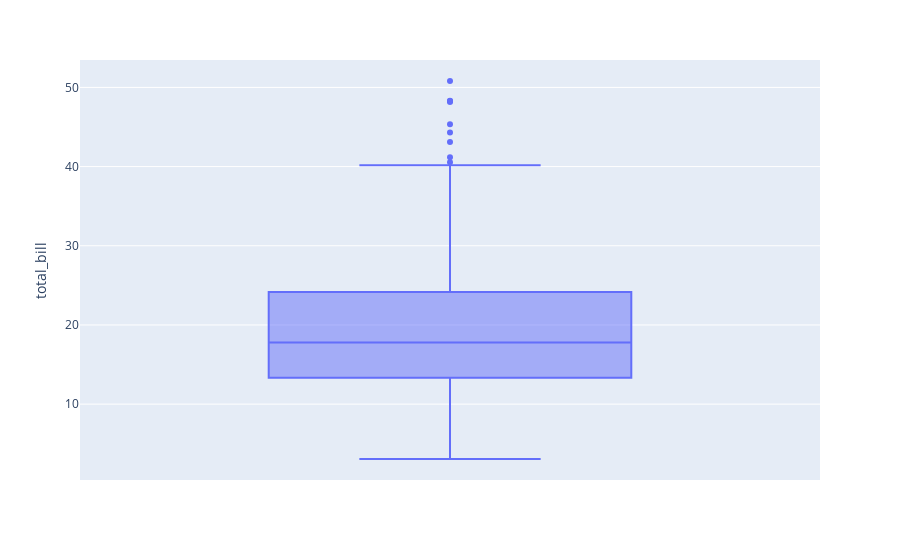

Here is the notebook cell this chart was saved with:
### Code cell
# Using the tips dataset in the plotly library, plot a boxplot using plotly express?
tips_data = px.data.tips();
# print(tips_data);
box_plot= px.box(tips_data,y="total_bill");
box_plot.show();

### Figure 1 — Plotly figure (JSON) as saved in the notebook; plotly's stock layout.template omitted (floating-point values rounded to 4 significant figures; data arrays with more than 128 entries replaced by an {"elided": "..."} marker saying what was removed)
{"data": [{"alignmentgroup": "True", "hovertemplate": "total_bill=%{y}<extra></extra>", "legendgroup": "", "marker": {"color": "#636efa"}, "name": "", "notched": false, "offsetgroup": "", "orientation": "v", "showlegend": false, "type": "box", "x0": " ", "xaxis": "x", "y": {"elided": "244 float values"}, "y0": " ", "yaxis": "y"}], "layout": {"autosize": true, "boxmode": "group", "legend": {"tracegroupgap": 0}, "margin": {"t": 60}, "xaxis": {"anchor": "y", "autorange": true, "domain": [0, 1], "range": [-0.5, 0.5], "type": "category"}, "yaxis": {"anchor": "x", "autorange": true, "domain": [0, 1], "range": [0.4178, 53.46], "title": {"text": "total_bill"}, "type": "linear"}}}
